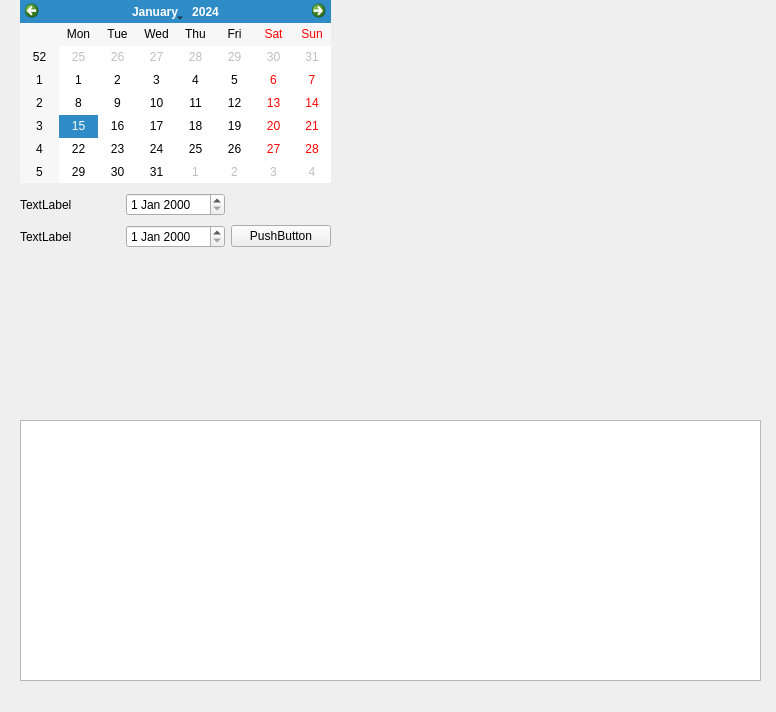
<?xml version="1.0" encoding="UTF-8"?>
<ui version="4.0">
 <class>Form</class>
 <widget class="QWidget" name="Form">
  <property name="geometry">
   <rect>
    <x>0</x>
    <y>0</y>
    <width>776</width>
    <height>712</height>
   </rect>
  </property>
  <property name="minimumSize">
   <size>
    <width>776</width>
    <height>712</height>
   </size>
  </property>
  <property name="maximumSize">
   <size>
    <width>776</width>
    <height>712</height>
   </size>
  </property>
  <property name="windowTitle">
   <string>Form</string>
  </property>
  <widget class="QWidget" name="widget" native="true">
   <property name="geometry">
    <rect>
     <x>0</x>
     <y>0</y>
     <width>771</width>
     <height>691</height>
    </rect>
   </property>
   <widget class="QListView" name="listView">
    <property name="geometry">
     <rect>
      <x>20</x>
      <y>420</y>
      <width>741</width>
      <height>261</height>
     </rect>
    </property>
   </widget>
   <widget class="QCalendarWidget" name="calendarWidget">
    <property name="geometry">
     <rect>
      <x>20</x>
      <y>0</y>
      <width>311</width>
      <height>183</height>
     </rect>
    </property>
   </widget>
   <widget class="QWidget" name="gridLayoutWidget">
    <property name="geometry">
     <rect>
      <x>20</x>
      <y>190</y>
      <width>311</width>
      <height>61</height>
     </rect>
    </property>
    <layout class="QGridLayout" name="gridLayout">
     <item row="1" column="0">
      <widget class="QLabel" name="label_2">
       <property name="text">
        <string>TextLabel</string>
       </property>
      </widget>
     </item>
     <item row="0" column="0">
      <widget class="QLabel" name="label">
       <property name="text">
        <string>TextLabel</string>
       </property>
      </widget>
     </item>
     <item row="0" column="1">
      <widget class="QDateEdit" name="dateEdit"/>
     </item>
     <item row="1" column="1">
      <widget class="QDateEdit" name="dateEdit_2"/>
     </item>
     <item row="1" column="2">
      <widget class="QPushButton" name="pushButton">
       <property name="text">
        <string>PushButton</string>
       </property>
      </widget>
     </item>
    </layout>
   </widget>
  </widget>
 </widget>
 <resources/>
 <connections/>
</ui>
